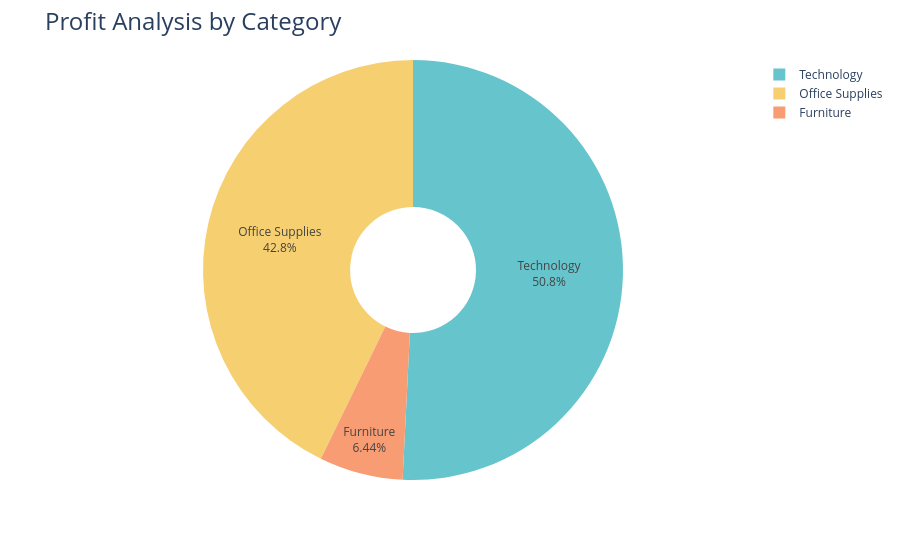

This figure's notebook cell:
### Markdown cell above
# Profit Analysis by Category

### Code cell
profit_by_category = data.groupby('Category')['Profit'].sum().reset_index()

fig = px.pie(profit_by_category, 
             values='Profit', 
             names='Category', 
             hole=0.3, 
             color_discrete_sequence=px.colors.qualitative.Pastel)

fig.update_traces(textposition='inside', textinfo='percent+label')
fig.update_layout(title_text='Profit Analysis by Category', title_font=dict(size=24))

fig.show()

### Figure 1 — Plotly figure (JSON) as saved in the notebook; plotly's stock layout.template omitted (floating-point values rounded to 4 significant figures)
{"data": [{"domain": {"x": [0, 1], "y": [0, 1]}, "hole": 0.3, "hovertemplate": "Category=%{label}<br>Profit=%{value}<extra></extra>", "labels": ["Furniture", "Office Supplies", "Technology"], "legendgroup": "", "name": "", "showlegend": true, "textinfo": "percent+label", "textposition": "inside", "type": "pie", "values": [18450.0, 122500.0, 145500.0]}], "layout": {"legend": {"tracegroupgap": 0}, "margin": {"t": 60}, "piecolorway": ["rgb(102, 197, 204)", "rgb(246, 207, 113)", "rgb(248, 156, 116)", "rgb(220, 176, 242)", "rgb(135, 197, 95)", "rgb(158, 185, 243)", "rgb(254, 136, 177)", "rgb(201, 219, 116)", "rgb(139, 224, 164)", "rgb(180, 151, 231)", "rgb(179, 179, 179)"], "title": {"font": {"size": 24}, "text": "Profit Analysis by Category"}}}
